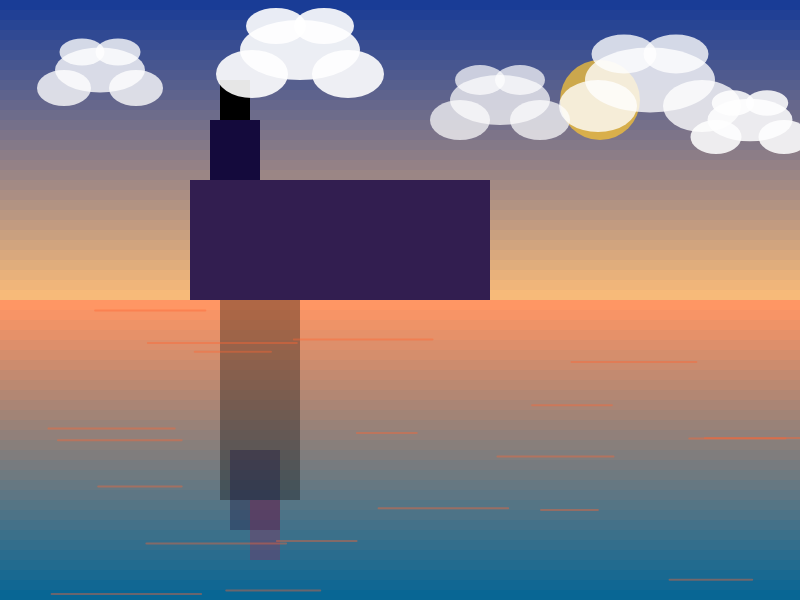
Frame 1 (no input)
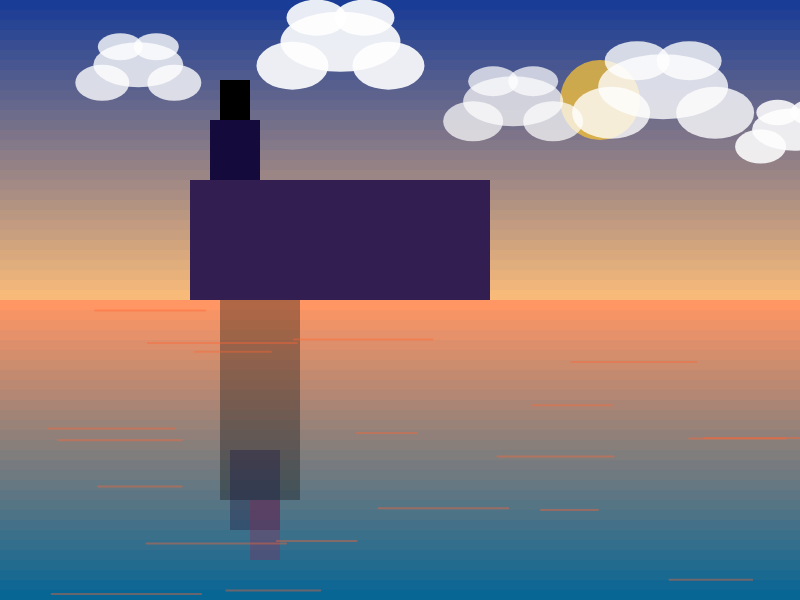
Frame 60 (no input)
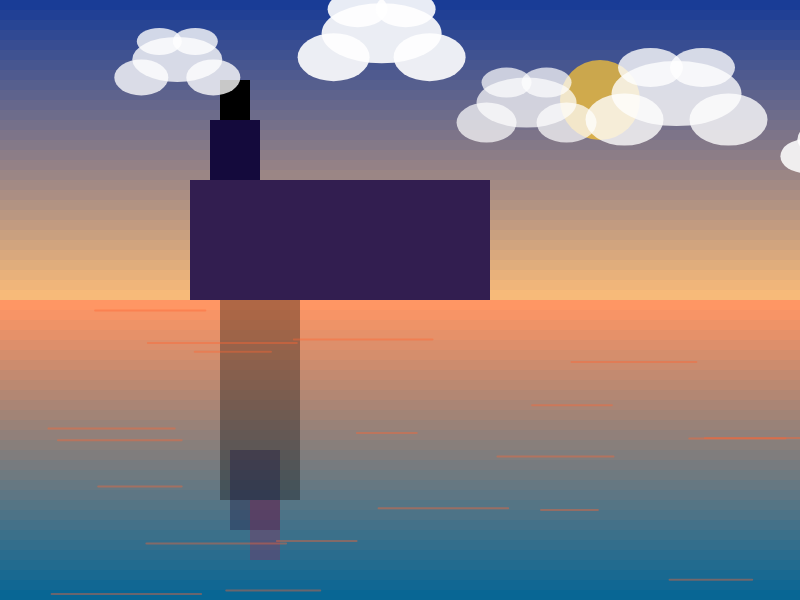
Frame 120 (the mouse pressed at the canvas centre since frame 60)

The p5.js sketch that drew these frames (run headless with seeded random() and noise() and a simulated clock; from frame 60 on, the mouse is pressed at the canvas centre):

// p5.js sketch
// ── sketch.js
let shapes = [];

// setup() function
function setup() {
  createCanvas(800, 600);
  loop(); 
  
  //create the sky and water
  for (let y = 0; y < height / 2; y += 10) {
    let skyColor = lerpColor(color(25, 60, 150), color(255, 190, 120), y / (height / 2));
    shapes.push(new BauhausRect(0, y, width, 10, skyColor)); 
  }

 //create the water
  for (let y = height / 2; y < height; y += 10) {
    let waterColor = lerpColor(color(255, 150, 100), color(0, 100, 150), (y - height / 2) / (height / 2));
    shapes.push(new BauhausRect(0, y, width, 10, waterColor)); 
  }

  //create the building
  shapes.push(new BauhausRect(220, 80, 30, 100, color(0, 0, 0))); //left part
  shapes.push(new BauhausRect(210, 120, 50, 80, color(20, 10, 60))); // middle part
  shapes.push(new BauhausRect(190, 180, 300, 120, color(50, 30, 80))); // right part

  // Add the reflection of the building on the water
  shapes.push(new BauhausRect(220, 300, 80, 200, color(0, 0, 0, 80))); // top reflection, transparent black
  shapes.push(new BauhausRect(230, 450, 50, 80, color(20, 10, 60, 80))); // middle reflection, transparent purple
  shapes.push(new BauhausRect(250, 500, 30, 60, color(150, 30, 80, 80))); // bottom reflection, transparent red

  // Add the windows of the building
  for (let i = 0; i < 20; i++) {
    shapes.push(new BauhausLine(random(width), random(height / 2, height), random(50, 150), 0, color(255, 100, 50, 100))); 
  }

  // Add the sun
  shapes.push(new BauhausCircle(600, 100, 80, color(255, 200, 50, 180))); 

  // Add the clouds
  shapes.push(new BauhausCloud(100, 70, 90, 200)); // The first cloud
  shapes.push(new BauhausCloud(300, 50, 120, 230)); // The second cloud
  shapes.push(new BauhausCloud(500, 100, 100, 180)); // The third cloud
  shapes.push(new BauhausCloud(650, 80, 130, 200)); // The fourth cloud
  shapes.push(new BauhausCloud(750, 120, 85, 220)); // The fifth cloud
}

// draw() function
function draw() {
  background(255);
  
  // Draw all shapes
  for (let shape of shapes) {
    shape.draw();
    if (shape instanceof BauhausCloud) {
      shape.move(); // Move the clouds
    }
  }
}

// BauhausShape class
class BauhausShape {
  constructor(x, y, color) {
    this.x = x;
    this.y = y;
    this.color = color;
  }
}

// BauhausRect class
class BauhausRect extends BauhausShape {
  constructor(x, y, width, height, color) {
    super(x, y, color);
    this.width = width;
    this.height = height;
  }

  draw() {
    fill(this.color);
    noStroke();
    rect(this.x, this.y, this.width, this.height);
  }
}

// BauhausCircle class
class BauhausCircle extends BauhausShape {
  constructor(x, y, size, color) {
    super(x, y, color);
    this.size = size;
  }
// Draw the circle
  draw() {
    fill(this.color);
    noStroke();
    ellipse(this.x, this.y, this.size);
  }
}

// BauhausLine class
class BauhausLine {
  constructor(x, y, length, angle, color) {
    this.x = x;
    this.y = y;
    this.length = length;
    this.angle = angle;
    this.color = color;
  }
// Draw the line
  draw() {
    stroke(this.color);
    strokeWeight(2);
    push();
    translate(this.x, this.y);
    rotate(radians(this.angle));
    line(0, 0, this.length, 0);
    pop();
  }
}

// Cloud class，Use multiple circles to form clouds and add motion effects
class BauhausCloud extends BauhausShape {
  constructor(x, y, size, alpha) {
    super(x, y, color(255, 255, 255, alpha)); 
    this.size = size; // The size of the cloud
    this.speedX = random(0.2, 1); // The random speed of the cloud on the x-axis (move left and right)
    this.speedY = random(-0.2, 0.2); // The random speed of the cloud on the y-axis (move up and down)
  }

  // Draw the cloud
  draw() {
    noStroke();
    fill(this.color);

    // Draw the cloud with multiple ellipses
    ellipse(this.x, this.y, this.size, this.size * 0.5); 
    ellipse(this.x - this.size * 0.4, this.y + this.size * 0.2, this.size * 0.6, this.size * 0.4); // The left ellipse
    ellipse(this.x + this.size * 0.4, this.y + this.size * 0.2, this.size * 0.6, this.size * 0.4); // The right ellipse
    ellipse(this.x - this.size * 0.2, this.y - this.size * 0.2, this.size * 0.5, this.size * 0.3); // The top ellipse
    ellipse(this.x + this.size * 0.2, this.y - this.size * 0.2, this.size * 0.5, this.size * 0.3); // The bottom ellipse
  }

  // Move the cloud
  move() {
    this.x += this.speedX;
    this.y += this.speedY;

    // If the cloud moves out of the left edge of the canvas, reset its position to the right edge
    if (this.x > width + this.size) {
      this.x = -this.size;
    }
    // If the cloud moves out of the top or bottom edge of the canvas, reverse its moving direction
    if (this.y > height / 2 || this.y < 0) {
      this.speedY *= -1;
    }
  }
}
